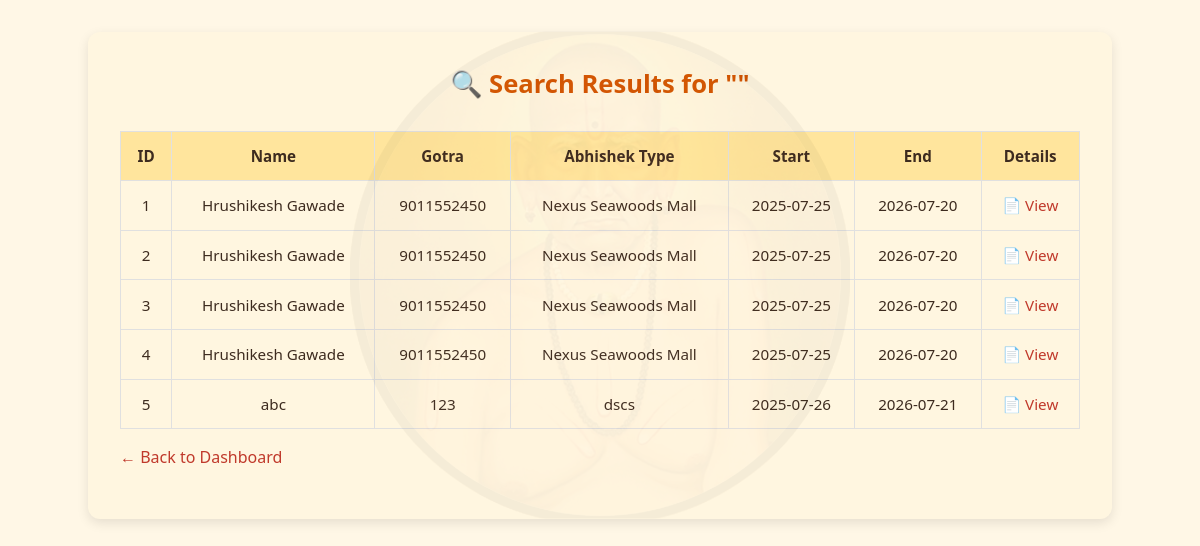
Screenshot of /search with the database file from the repository.
### tables this page shows
CREATE TABLE bhakts (
    id INTEGER PRIMARY KEY AUTOINCREMENT,
    name TEXT NOT NULL,
    mobile TEXT,
    address TEXT,
    abhishek_type TEXT,
    start_date TEXT,
    end_date TEXT,
    duration_months INTEGER,
    email TEXT,
    gotra TEXT
);

### app.py (the view)
@app.route('/search')
def search():
    q = request.args.get('q', '')
    conn = sqlite3.connect(DB_PATH)
    c = conn.cursor()
    c.execute("SELECT * FROM bhakts WHERE name LIKE ?", ('%' + q + '%',))
    results = c.fetchall()
    conn.close()
    return render_template('search.html', results=results, q=q)

### app.py (called while the page is built)
@app.context_processor
def inject_now():
    return {'now': lambda: datetime.now()}

### templates/search.html (shortened to what this page needs)
<!DOCTYPE html>
<html lang="en">
<head>
  <link rel="stylesheet" href="{{ url_for('static', filename='css/style.css') }}">
</head>
<body>
  <div class="container">
    <h2>🔍 Search Results for "{{ q }}"</h2>
    {% if results %}
      <table border="1" cellpadding="6" cellspacing="0">
        <thead>
          <tr>
            <th>ID</th>
            <th>Name</th>
            <th>Gotra</th>
            <th>Abhishek Type</th>
            <th>Start</th>
            <th>End</th>
            <th>Details</th>
          </tr>
        </thead>
        <tbody>
          {% for b in results %}
          <tr>
            <td>{{ b[0] }}</td>
            <td>{{ b[1] }}</td>
            <td>{{ b[2] }}</td>
            <td>{{ b[3] }}</td>
            <td>{{ b[5] }}</td>
            <td>{{ b[6] }}</td>
            <td><a href="{{ url_for('bhakt_detail', bhakt_id=b[0]) }}">📄 View</a></td>
          </tr>
          {% endfor %}
        </tbody>
      </table>
    {% else %}
      <p>No results found.</p>
    {% endif %}
    <p><a href="{{ url_for('dashboard') }}">← Back to Dashboard</a></p>
  </div>
</body>
</html>

### static/css/style.css (style rules this page uses)
body { background-color: #fff7e6; font-family: 'Segoe UI', sans-serif; margin: 0; padding: 0; color: #3d2b1f; text-align: center; background-image: url("/static/img/swami-bg-pattern.png"); background-repeat: repeat-y; background-position: center top; background-size: cover; background-attachment: fixed; line-height: 1.6; }
.container, .dashboard-container, .login-container { background-color: #fff6e0; border-radius: 12px; padding: 2em; box-shadow: 0 4px 12px rgba(0, 0, 0, 0.1); margin: 2em auto; max-width: 1000px; width: 80%; text-align: left; position: relative; z-index: 1; transition: transform 0.2s ease; }
.container::before, .login-container::before { content: ""; background: url("/static/img/swami-icon.png") no-repeat center center; background-size: 50%; opacity: 0.04; position: absolute; top: 50%; left: 50%; transform: translate(-50%, -50%); width: 100%; height: 100%; z-index: 0; pointer-events: none; }
.container h2, .dashboard-container h2, .login-container h2 { color: #d35400; margin-top: 0; margin-bottom: 1em; text-align: center; font-size: 1.6rem; }
a { color: #c0392b; text-decoration: none; }
table, .bhakt-table { width: 100%; border-collapse: collapse; margin-top: 1em; font-size: 0.95rem; }
thead { background-color: #ffe59d; }
th, td { padding: 0.8em; text-align: center; border: 1px solid #e0e0e0; }

### rows the page displays
bhakts: id "1", name "Hrushikesh Gawade", mobile "9011552450", address "Nexus Seawoods Mall", start_date "2025-07-25", end_date "2026-07-20"
bhakts: id "2", name "Hrushikesh Gawade", mobile "9011552450", address "Nexus Seawoods Mall", start_date "2025-07-25", end_date "2026-07-20"
bhakts: id "3", name "Hrushikesh Gawade", mobile "9011552450", address "Nexus Seawoods Mall", start_date "2025-07-25", end_date "2026-07-20"
bhakts: id "4", name "Hrushikesh Gawade", mobile "9011552450", address "Nexus Seawoods Mall", start_date "2025-07-25", end_date "2026-07-20"
bhakts: id "5", name "abc", mobile "123", address "dscs", start_date "2025-07-26", end_date "2026-07-21"
